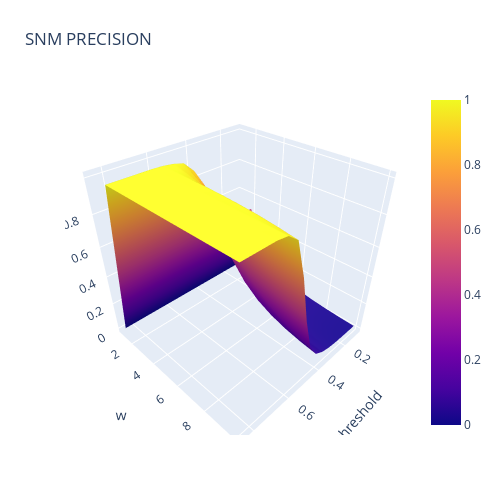

Write notebook code for a chart like this one.
### Code cell
fig = go.Figure(data=[go.Surface(z=ps, x=ts, y=ws)])
fig.update_layout(title='SNM PRECISION', autosize=False,
                  width=500, height=500,
                  margin=dict(l=65, r=50, b=65, t=90), scene = dict(
                    yaxis_title='w',
                    xaxis_title='threshold',
                    zaxis_title='precision'))

### Figure 1 — Plotly figure (JSON) as saved in the notebook; plotly's stock layout.template omitted (floating-point values rounded to 4 significant figures; data arrays with more than 128 entries replaced by an {"elided": "..."} marker saying what was removed)
{"data": [{"type": "surface", "x": [0.1, 0.15, 0.2, 0.25, 0.3, 0.35, 0.4, 0.45, 0.5, 0.55, 0.6, 0.65, 0.7, 0.75, 0.8, 0.85], "y": [1, 2, 3, 4, 5, 6, 7, 8, 9, 10], "z": {"elided": "10x16 float values"}}], "layout": {"autosize": false, "height": 500, "margin": {"b": 65, "l": 65, "r": 50, "t": 90}, "scene": {"xaxis": {"title": {"text": "threshold"}}, "yaxis": {"title": {"text": "w"}}, "zaxis": {"title": {"text": "precision"}}}, "title": {"text": "SNM PRECISION"}, "width": 500}}
